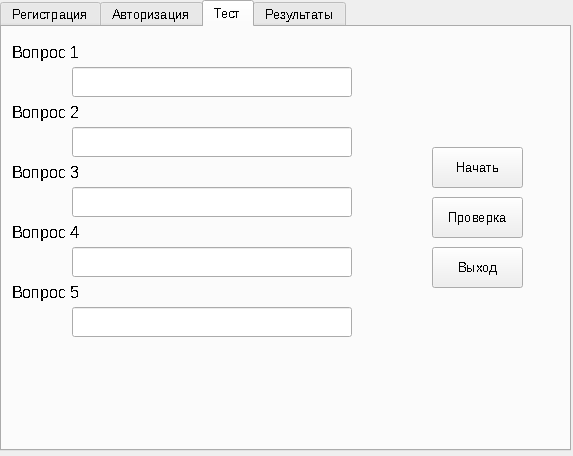
<?xml version="1.0" encoding="UTF-8"?>
<ui version="4.0">
 <class>LoginWindow</class>
 <widget class="QMainWindow" name="LoginWindow">
  <property name="geometry">
   <rect>
    <x>0</x>
    <y>0</y>
    <width>573</width>
    <height>456</height>
   </rect>
  </property>
  <property name="minimumSize">
   <size>
    <width>573</width>
    <height>456</height>
   </size>
  </property>
  <property name="maximumSize">
   <size>
    <width>573</width>
    <height>456</height>
   </size>
  </property>
  <property name="windowTitle">
   <string>Вход</string>
  </property>
  <property name="tabShape">
   <enum>QTabWidget::Rounded</enum>
  </property>
  <widget class="QWidget" name="centralwidget">
   <widget class="QTabWidget" name="tabWidget">
    <property name="enabled">
     <bool>true</bool>
    </property>
    <property name="geometry">
     <rect>
      <x>0</x>
      <y>0</y>
      <width>571</width>
      <height>451</height>
     </rect>
    </property>
    <property name="font">
     <font>
      <pointsize>10</pointsize>
      <weight>50</weight>
      <italic>false</italic>
      <bold>false</bold>
      <underline>false</underline>
      <strikeout>false</strikeout>
      <stylestrategy>NoAntialias</stylestrategy>
      <kerning>true</kerning>
     </font>
    </property>
    <property name="focusPolicy">
     <enum>Qt::TabFocus</enum>
    </property>
    <property name="styleSheet">
     <string notr="true"/>
    </property>
    <property name="tabPosition">
     <enum>QTabWidget::North</enum>
    </property>
    <property name="tabShape">
     <enum>QTabWidget::Rounded</enum>
    </property>
    <property name="currentIndex">
     <number>2</number>
    </property>
    <property name="elideMode">
     <enum>Qt::ElideNone</enum>
    </property>
    <property name="tabsClosable">
     <bool>false</bool>
    </property>
    <property name="movable">
     <bool>false</bool>
    </property>
    <widget class="QWidget" name="tab">
     <attribute name="title">
      <string>Регистрация</string>
     </attribute>
     <widget class="QLabel" name="label">
      <property name="geometry">
       <rect>
        <x>20</x>
        <y>80</y>
        <width>120</width>
        <height>30</height>
       </rect>
      </property>
      <property name="text">
       <string>Фамилия И. О.</string>
      </property>
     </widget>
     <widget class="QLineEdit" name="lineEdit">
      <property name="geometry">
       <rect>
        <x>180</x>
        <y>85</y>
        <width>200</width>
        <height>25</height>
       </rect>
      </property>
      <property name="maxLength">
       <number>50</number>
      </property>
     </widget>
     <widget class="QLabel" name="label_2">
      <property name="geometry">
       <rect>
        <x>20</x>
        <y>130</y>
        <width>120</width>
        <height>30</height>
       </rect>
      </property>
      <property name="text">
       <string>Номер группы</string>
      </property>
     </widget>
     <widget class="QLineEdit" name="lineEdit_2">
      <property name="geometry">
       <rect>
        <x>180</x>
        <y>135</y>
        <width>200</width>
        <height>25</height>
       </rect>
      </property>
      <property name="maxLength">
       <number>20</number>
      </property>
     </widget>
     <widget class="QLineEdit" name="lineEdit_3">
      <property name="geometry">
       <rect>
        <x>180</x>
        <y>185</y>
        <width>200</width>
        <height>25</height>
       </rect>
      </property>
     </widget>
     <widget class="QLabel" name="label_3">
      <property name="geometry">
       <rect>
        <x>20</x>
        <y>180</y>
        <width>120</width>
        <height>30</height>
       </rect>
      </property>
      <property name="text">
       <string>E-mail</string>
      </property>
     </widget>
     <widget class="QLabel" name="label_4">
      <property name="geometry">
       <rect>
        <x>100</x>
        <y>30</y>
        <width>180</width>
        <height>30</height>
       </rect>
      </property>
      <property name="font">
       <font>
        <pointsize>15</pointsize>
        <weight>75</weight>
        <bold>true</bold>
       </font>
      </property>
      <property name="text">
       <string>Регистрация</string>
      </property>
      <property name="wordWrap">
       <bool>true</bool>
      </property>
     </widget>
     <widget class="QLabel" name="label_5">
      <property name="geometry">
       <rect>
        <x>20</x>
        <y>230</y>
        <width>120</width>
        <height>40</height>
       </rect>
      </property>
      <property name="text">
       <string>Логин</string>
      </property>
     </widget>
     <widget class="QLineEdit" name="lineEdit_4">
      <property name="geometry">
       <rect>
        <x>180</x>
        <y>235</y>
        <width>200</width>
        <height>25</height>
       </rect>
      </property>
      <property name="maxLength">
       <number>20</number>
      </property>
     </widget>
     <widget class="QLabel" name="label_6">
      <property name="geometry">
       <rect>
        <x>20</x>
        <y>280</y>
        <width>120</width>
        <height>40</height>
       </rect>
      </property>
      <property name="text">
       <string>Пароль</string>
      </property>
     </widget>
     <widget class="QLineEdit" name="lineEdit_5">
      <property name="geometry">
       <rect>
        <x>180</x>
        <y>285</y>
        <width>200</width>
        <height>25</height>
       </rect>
      </property>
      <property name="inputMask">
       <string/>
      </property>
      <property name="text">
       <string/>
      </property>
      <property name="maxLength">
       <number>50</number>
      </property>
      <property name="echoMode">
       <enum>QLineEdit::Password</enum>
      </property>
     </widget>
     <widget class="QPushButton" name="pushButton">
      <property name="geometry">
       <rect>
        <x>180</x>
        <y>330</y>
        <width>221</width>
        <height>41</height>
       </rect>
      </property>
      <property name="text">
       <string>Завершить регистрацию</string>
      </property>
     </widget>
     <widget class="QPushButton" name="pushButton_2">
      <property name="geometry">
       <rect>
        <x>420</x>
        <y>30</y>
        <width>131</width>
        <height>28</height>
       </rect>
      </property>
      <property name="font">
       <font>
        <pointsize>10</pointsize>
       </font>
      </property>
      <property name="text">
       <string>Войти</string>
      </property>
     </widget>
     <widget class="QLabel" name="label_7">
      <property name="geometry">
       <rect>
        <x>390</x>
        <y>0</y>
        <width>181</width>
        <height>31</height>
       </rect>
      </property>
      <property name="font">
       <font>
        <pointsize>12</pointsize>
       </font>
      </property>
      <property name="text">
       <string>Уже есть аккаунт?</string>
      </property>
     </widget>
     <widget class="QCheckBox" name="checkBox">
      <property name="geometry">
       <rect>
        <x>390</x>
        <y>290</y>
        <width>141</width>
        <height>21</height>
       </rect>
      </property>
      <property name="text">
       <string>Показать</string>
      </property>
     </widget>
    </widget>
    <widget class="QWidget" name="tab_2">
     <property name="enabled">
      <bool>true</bool>
     </property>
     <attribute name="title">
      <string>Авторизация</string>
     </attribute>
     <widget class="QLabel" name="label_8">
      <property name="geometry">
       <rect>
        <x>200</x>
        <y>20</y>
        <width>131</width>
        <height>41</height>
       </rect>
      </property>
      <property name="font">
       <font>
        <family>Times New Roman</family>
        <pointsize>25</pointsize>
        <weight>75</weight>
        <bold>true</bold>
       </font>
      </property>
      <property name="text">
       <string>Логин</string>
      </property>
      <property name="alignment">
       <set>Qt::AlignCenter</set>
      </property>
     </widget>
     <widget class="QLabel" name="label_9">
      <property name="geometry">
       <rect>
        <x>160</x>
        <y>120</y>
        <width>200</width>
        <height>41</height>
       </rect>
      </property>
      <property name="font">
       <font>
        <family>Times New Roman</family>
        <pointsize>25</pointsize>
        <weight>75</weight>
        <bold>true</bold>
       </font>
      </property>
      <property name="midLineWidth">
       <number>2</number>
      </property>
      <property name="text">
       <string>Пароль</string>
      </property>
      <property name="alignment">
       <set>Qt::AlignCenter</set>
      </property>
     </widget>
     <widget class="QLineEdit" name="lineEdit_6">
      <property name="enabled">
       <bool>true</bool>
      </property>
      <property name="geometry">
       <rect>
        <x>150</x>
        <y>70</y>
        <width>221</width>
        <height>41</height>
       </rect>
      </property>
     </widget>
     <widget class="QLineEdit" name="lineEdit_7">
      <property name="geometry">
       <rect>
        <x>150</x>
        <y>170</y>
        <width>221</width>
        <height>41</height>
       </rect>
      </property>
      <property name="text">
       <string/>
      </property>
      <property name="echoMode">
       <enum>QLineEdit::Password</enum>
      </property>
     </widget>
     <widget class="QLabel" name="label_10">
      <property name="geometry">
       <rect>
        <x>150</x>
        <y>290</y>
        <width>251</width>
        <height>25</height>
       </rect>
      </property>
      <property name="font">
       <font>
        <pointsize>12</pointsize>
       </font>
      </property>
      <property name="text">
       <string>Еще не зарегистрированы?</string>
      </property>
     </widget>
     <widget class="QPushButton" name="pushButton_3">
      <property name="geometry">
       <rect>
        <x>200</x>
        <y>330</y>
        <width>131</width>
        <height>28</height>
       </rect>
      </property>
      <property name="text">
       <string>Регистрация</string>
      </property>
     </widget>
     <widget class="QPushButton" name="pushButton_4">
      <property name="geometry">
       <rect>
        <x>160</x>
        <y>230</y>
        <width>201</width>
        <height>28</height>
       </rect>
      </property>
      <property name="font">
       <font>
        <pointsize>12</pointsize>
       </font>
      </property>
      <property name="text">
       <string>Войти</string>
      </property>
     </widget>
    </widget>
    <widget class="QWidget" name="tab_3">
     <property name="enabled">
      <bool>true</bool>
     </property>
     <attribute name="title">
      <string>Тест</string>
     </attribute>
     <widget class="QLineEdit" name="lineEdit_12">
      <property name="geometry">
       <rect>
        <x>70</x>
        <y>280</y>
        <width>280</width>
        <height>30</height>
       </rect>
      </property>
      <property name="font">
       <font>
        <pointsize>10</pointsize>
       </font>
      </property>
     </widget>
     <widget class="QLabel" name="label_14">
      <property name="geometry">
       <rect>
        <x>10</x>
        <y>190</y>
        <width>361</width>
        <height>30</height>
       </rect>
      </property>
      <property name="font">
       <font>
        <family>Tahoma</family>
        <pointsize>12</pointsize>
        <weight>50</weight>
        <bold>false</bold>
       </font>
      </property>
      <property name="text">
       <string>Вопрос 4</string>
      </property>
      <property name="alignment">
       <set>Qt::AlignLeading|Qt::AlignLeft|Qt::AlignVCenter</set>
      </property>
     </widget>
     <widget class="QLabel" name="label_15">
      <property name="geometry">
       <rect>
        <x>10</x>
        <y>250</y>
        <width>381</width>
        <height>30</height>
       </rect>
      </property>
      <property name="font">
       <font>
        <family>Tahoma</family>
        <pointsize>12</pointsize>
        <weight>50</weight>
        <bold>false</bold>
       </font>
      </property>
      <property name="text">
       <string>Вопрос 5</string>
      </property>
      <property name="alignment">
       <set>Qt::AlignLeading|Qt::AlignLeft|Qt::AlignVCenter</set>
      </property>
     </widget>
     <widget class="QLineEdit" name="lineEdit_10">
      <property name="geometry">
       <rect>
        <x>70</x>
        <y>160</y>
        <width>280</width>
        <height>30</height>
       </rect>
      </property>
      <property name="font">
       <font>
        <pointsize>10</pointsize>
       </font>
      </property>
     </widget>
     <widget class="QLabel" name="label_11">
      <property name="geometry">
       <rect>
        <x>10</x>
        <y>10</y>
        <width>361</width>
        <height>30</height>
       </rect>
      </property>
      <property name="font">
       <font>
        <family>Tahoma</family>
        <pointsize>12</pointsize>
        <weight>50</weight>
        <bold>false</bold>
       </font>
      </property>
      <property name="text">
       <string>Вопрос 1</string>
      </property>
      <property name="scaledContents">
       <bool>false</bool>
      </property>
      <property name="alignment">
       <set>Qt::AlignLeading|Qt::AlignLeft|Qt::AlignVCenter</set>
      </property>
     </widget>
     <widget class="QLabel" name="label_13">
      <property name="geometry">
       <rect>
        <x>10</x>
        <y>130</y>
        <width>371</width>
        <height>30</height>
       </rect>
      </property>
      <property name="font">
       <font>
        <family>Tahoma</family>
        <pointsize>12</pointsize>
        <weight>50</weight>
        <bold>false</bold>
       </font>
      </property>
      <property name="text">
       <string>Вопрос 3</string>
      </property>
      <property name="alignment">
       <set>Qt::AlignLeading|Qt::AlignLeft|Qt::AlignVCenter</set>
      </property>
     </widget>
     <widget class="QLineEdit" name="lineEdit_9">
      <property name="geometry">
       <rect>
        <x>70</x>
        <y>100</y>
        <width>280</width>
        <height>30</height>
       </rect>
      </property>
      <property name="font">
       <font>
        <pointsize>10</pointsize>
       </font>
      </property>
     </widget>
     <widget class="QPushButton" name="pushButton_6">
      <property name="geometry">
       <rect>
        <x>430</x>
        <y>120</y>
        <width>91</width>
        <height>41</height>
       </rect>
      </property>
      <property name="text">
       <string>Начать</string>
      </property>
     </widget>
     <widget class="QLineEdit" name="lineEdit_8">
      <property name="geometry">
       <rect>
        <x>70</x>
        <y>40</y>
        <width>280</width>
        <height>30</height>
       </rect>
      </property>
      <property name="font">
       <font>
        <pointsize>10</pointsize>
       </font>
      </property>
     </widget>
     <widget class="QLineEdit" name="lineEdit_11">
      <property name="geometry">
       <rect>
        <x>70</x>
        <y>220</y>
        <width>280</width>
        <height>30</height>
       </rect>
      </property>
      <property name="font">
       <font>
        <pointsize>10</pointsize>
       </font>
      </property>
     </widget>
     <widget class="QLabel" name="label_12">
      <property name="geometry">
       <rect>
        <x>10</x>
        <y>70</y>
        <width>361</width>
        <height>30</height>
       </rect>
      </property>
      <property name="font">
       <font>
        <family>Tahoma</family>
        <pointsize>12</pointsize>
        <weight>50</weight>
        <bold>false</bold>
       </font>
      </property>
      <property name="text">
       <string>Вопрос 2</string>
      </property>
      <property name="alignment">
       <set>Qt::AlignLeading|Qt::AlignLeft|Qt::AlignVCenter</set>
      </property>
     </widget>
     <widget class="QPushButton" name="pushButton_7">
      <property name="geometry">
       <rect>
        <x>430</x>
        <y>170</y>
        <width>91</width>
        <height>41</height>
       </rect>
      </property>
      <property name="text">
       <string>Проверка</string>
      </property>
     </widget>
     <widget class="QPushButton" name="pushButton_8">
      <property name="geometry">
       <rect>
        <x>430</x>
        <y>220</y>
        <width>91</width>
        <height>41</height>
       </rect>
      </property>
      <property name="text">
       <string>Выход</string>
      </property>
     </widget>
    </widget>
    <widget class="QWidget" name="tab_4">
     <attribute name="title">
      <string>Результаты</string>
     </attribute>
     <widget class="QTableWidget" name="tableWidget">
      <property name="geometry">
       <rect>
        <x>60</x>
        <y>50</y>
        <width>471</width>
        <height>341</height>
       </rect>
      </property>
      <column>
       <property name="text">
        <string>ФИО</string>
       </property>
      </column>
      <column>
       <property name="text">
        <string>Оценка</string>
       </property>
      </column>
      <column>
       <property name="text">
        <string>Дата</string>
       </property>
      </column>
     </widget>
     <widget class="QLabel" name="label_16">
      <property name="geometry">
       <rect>
        <x>20</x>
        <y>0</y>
        <width>81</width>
        <height>31</height>
       </rect>
      </property>
      <property name="font">
       <font>
        <pointsize>13</pointsize>
       </font>
      </property>
      <property name="text">
       <string>Пароль:</string>
      </property>
     </widget>
     <widget class="QLineEdit" name="lineEdit_13">
      <property name="geometry">
       <rect>
        <x>110</x>
        <y>8</y>
        <width>121</width>
        <height>22</height>
       </rect>
      </property>
      <property name="inputMask">
       <string/>
      </property>
      <property name="echoMode">
       <enum>QLineEdit::Password</enum>
      </property>
     </widget>
     <widget class="QPushButton" name="pushButton_5">
      <property name="geometry">
       <rect>
        <x>270</x>
        <y>8</y>
        <width>93</width>
        <height>28</height>
       </rect>
      </property>
      <property name="text">
       <string>Показать</string>
      </property>
     </widget>
    </widget>
   </widget>
  </widget>
 </widget>
 <resources/>
 <connections/>
</ui>
